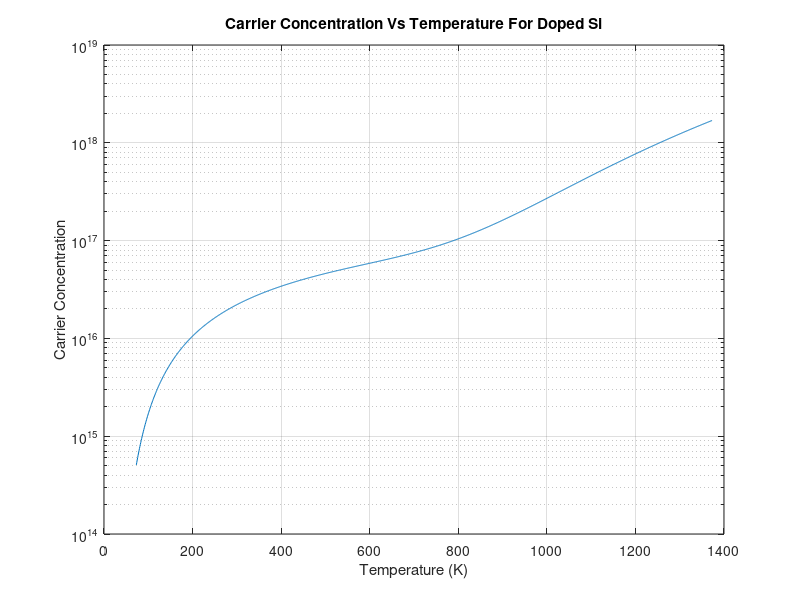

This chart was generated by the following MATLAB code:
t=73:1:1373;
ei=0.045;
k=8.6*10^(-5);
nd=10^14;
nc2=2.8*10^(19);
nv2=10^(19);
eg=1.1;

nc=(t/300).^(1.5)*nc2;

ni=sqrt(nc*nd).*exp((-ei)./(2*k*t));

ncnv=(t/300).^(3)*nc2*nv2;

n=sqrt(ncnv).*exp((-eg)./(2*k*t));

semilogy(t,ni+n);
title('Carrier Concentration Vs Temperature For Doped Si');
xlabel('Temperature (K)');
ylabel('Carrier Concentration');
grid on;